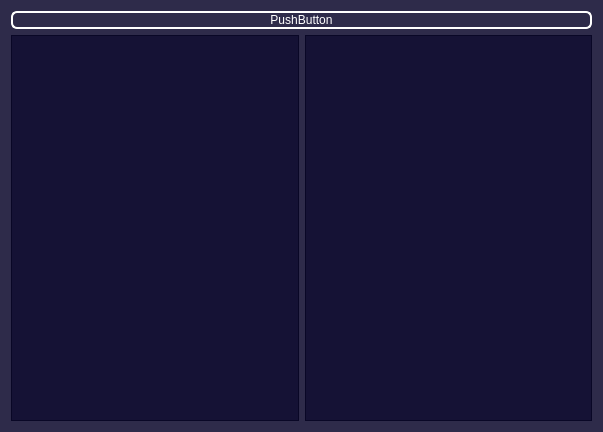
<?xml version="1.0" encoding="UTF-8"?>
<ui version="4.0">
 <class>Log</class>
 <widget class="QWidget" name="Log">
  <property name="windowModality">
   <enum>Qt::ApplicationModal</enum>
  </property>
  <property name="geometry">
   <rect>
    <x>0</x>
    <y>0</y>
    <width>603</width>
    <height>432</height>
   </rect>
  </property>
  <property name="windowTitle">
   <string>Trade Log</string>
  </property>
  <property name="styleSheet">
   <string notr="true">QWidget
{
	color: rgb(255, 255, 255);
	background-color: rgba(3, 0, 38,150);
	font: &quot;Yu Gothic UI Semibold&quot;;
}

QComboBox
{
	color: rgb(85, 255, 255);
	border: 2px solid white;
	border-radius: 10px;
	background-color: rgba(255, 255, 255, 0);
	border-style: outset;
}

QPushButton
{
	border-width: 2px;
	border-style: solid;
	border-radius: 6px;
	background-color: rgba(255, 255, 255, 0);
}

QPushButton:Disabled
{
	border-width: 1px;
	border-style: solid;
	border-radius: 6px;
	border-color: rgb(181, 181, 181);
	
}

QPushButton:hover
{
	border: 4px solid white;
}

QPushButton:pressed
{
	background-color: rgba(255, 255, 255, 150);
	border: 5px solid white;
}

QLabel
{
	background-color: rgba(255, 255, 255, 0);
}

QLineEdit
{
	background-color: rgba(255, 255, 255, 0);
}

QDoubleSpinBox
{
	border: 3px solid white;
	border-radius: 8px;
	background-color: rgba(3, 0, 38,100);
}
QSpinBox
{
	border: 3px solid white;
	border-radius: 8px;
	background-color: rgba(3, 0, 38,100);
}

QLineEdit
{
	border: 3px solid white;
	border-radius: 8px;
}

QProgressBar
{
	border: 2px solid white;
	border-radius: 8px;
	border-style: outset;
	
	background-color: rgba(3, 0, 38,150)
}

QProgressBar::chunk
{
	border: 2px solid rgb(255, 255, 255);
	border-radius: px;
	background-color: rgb(255, 255, 255);
	width: 10px;
	margin: 1px;


}

QListWidget::item
{
	color: rgb(85, 255, 255);
}</string>
  </property>
  <layout class="QVBoxLayout" name="verticalLayout">
   <item>
    <widget class="QPushButton" name="dateButton">
     <property name="text">
      <string>PushButton</string>
     </property>
    </widget>
   </item>
   <item>
    <layout class="QHBoxLayout" name="horizontalLayout">
     <item>
      <widget class="QListWidget" name="routeListWidget"/>
     </item>
     <item>
      <widget class="QTextEdit" name="routeDetailsTextEdit"/>
     </item>
    </layout>
   </item>
  </layout>
 </widget>
 <resources/>
 <connections/>
</ui>
